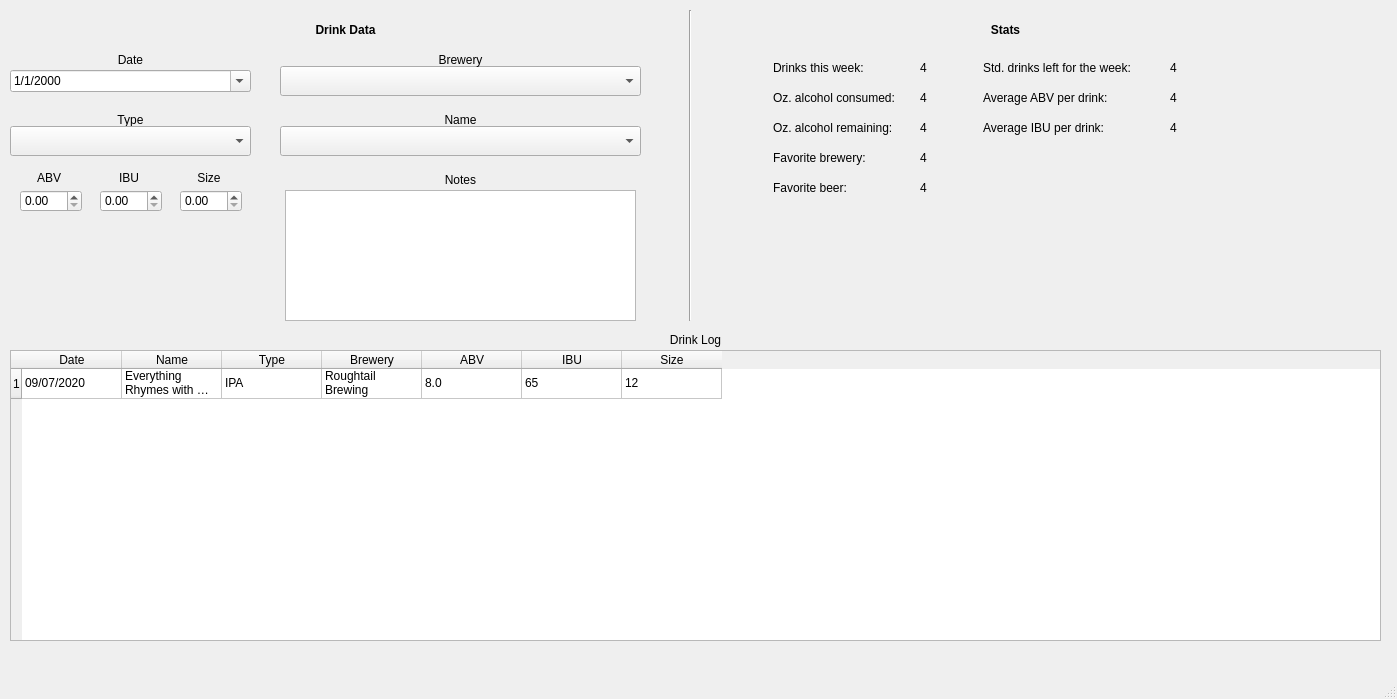
<?xml version="1.0" encoding="UTF-8"?>
<ui version="4.0">
 <class>MainWindow</class>
 <widget class="QMainWindow" name="MainWindow">
  <property name="geometry">
   <rect>
    <x>0</x>
    <y>0</y>
    <width>1397</width>
    <height>699</height>
   </rect>
  </property>
  <property name="windowTitle">
   <string>Alcool</string>
  </property>
  <widget class="QWidget" name="centralwidget">
   <widget class="QDateEdit" name="drinkDateInput">
    <property name="geometry">
     <rect>
      <x>10</x>
      <y>70</y>
      <width>241</width>
      <height>22</height>
     </rect>
    </property>
    <property name="displayFormat">
     <string>M/d/yyyy</string>
    </property>
    <property name="calendarPopup">
     <bool>true</bool>
    </property>
   </widget>
   <widget class="QLabel" name="drinkDateLabel">
    <property name="geometry">
     <rect>
      <x>20</x>
      <y>50</y>
      <width>221</width>
      <height>20</height>
     </rect>
    </property>
    <property name="text">
     <string>Date</string>
    </property>
    <property name="alignment">
     <set>Qt::AlignCenter</set>
    </property>
   </widget>
   <widget class="QComboBox" name="breweryInput">
    <property name="geometry">
     <rect>
      <x>280</x>
      <y>66</y>
      <width>361</width>
      <height>30</height>
     </rect>
    </property>
   </widget>
   <widget class="QLabel" name="breweryLabel">
    <property name="geometry">
     <rect>
      <x>290</x>
      <y>50</y>
      <width>341</width>
      <height>20</height>
     </rect>
    </property>
    <property name="text">
     <string>Brewery</string>
    </property>
    <property name="alignment">
     <set>Qt::AlignCenter</set>
    </property>
   </widget>
   <widget class="QLabel" name="typeLabel">
    <property name="geometry">
     <rect>
      <x>20</x>
      <y>110</y>
      <width>221</width>
      <height>20</height>
     </rect>
    </property>
    <property name="text">
     <string>Type</string>
    </property>
    <property name="alignment">
     <set>Qt::AlignCenter</set>
    </property>
   </widget>
   <widget class="QComboBox" name="typeInput">
    <property name="geometry">
     <rect>
      <x>10</x>
      <y>126</y>
      <width>241</width>
      <height>30</height>
     </rect>
    </property>
   </widget>
   <widget class="QComboBox" name="nameInput">
    <property name="geometry">
     <rect>
      <x>280</x>
      <y>126</y>
      <width>361</width>
      <height>30</height>
     </rect>
    </property>
   </widget>
   <widget class="QLabel" name="nameLabel">
    <property name="geometry">
     <rect>
      <x>290</x>
      <y>110</y>
      <width>341</width>
      <height>20</height>
     </rect>
    </property>
    <property name="text">
     <string>Name</string>
    </property>
    <property name="alignment">
     <set>Qt::AlignCenter</set>
    </property>
   </widget>
   <widget class="QDoubleSpinBox" name="abvInput">
    <property name="geometry">
     <rect>
      <x>20</x>
      <y>190</y>
      <width>62</width>
      <height>22</height>
     </rect>
    </property>
   </widget>
   <widget class="QDoubleSpinBox" name="ibuInput">
    <property name="geometry">
     <rect>
      <x>100</x>
      <y>190</y>
      <width>62</width>
      <height>22</height>
     </rect>
    </property>
   </widget>
   <widget class="QLabel" name="abvLabel">
    <property name="geometry">
     <rect>
      <x>20</x>
      <y>170</y>
      <width>58</width>
      <height>16</height>
     </rect>
    </property>
    <property name="text">
     <string>ABV</string>
    </property>
    <property name="alignment">
     <set>Qt::AlignCenter</set>
    </property>
   </widget>
   <widget class="QLabel" name="ibuLabel">
    <property name="geometry">
     <rect>
      <x>100</x>
      <y>170</y>
      <width>58</width>
      <height>16</height>
     </rect>
    </property>
    <property name="text">
     <string>IBU</string>
    </property>
    <property name="alignment">
     <set>Qt::AlignCenter</set>
    </property>
   </widget>
   <widget class="QLabel" name="sizeLabel">
    <property name="geometry">
     <rect>
      <x>180</x>
      <y>170</y>
      <width>58</width>
      <height>16</height>
     </rect>
    </property>
    <property name="text">
     <string>Size</string>
    </property>
    <property name="alignment">
     <set>Qt::AlignCenter</set>
    </property>
   </widget>
   <widget class="QDoubleSpinBox" name="sizeInput">
    <property name="geometry">
     <rect>
      <x>180</x>
      <y>190</y>
      <width>62</width>
      <height>22</height>
     </rect>
    </property>
   </widget>
   <widget class="QTextEdit" name="notesInput">
    <property name="geometry">
     <rect>
      <x>285</x>
      <y>190</y>
      <width>351</width>
      <height>131</height>
     </rect>
    </property>
   </widget>
   <widget class="QLabel" name="notesLabel">
    <property name="geometry">
     <rect>
      <x>285</x>
      <y>170</y>
      <width>351</width>
      <height>20</height>
     </rect>
    </property>
    <property name="text">
     <string>Notes</string>
    </property>
    <property name="alignment">
     <set>Qt::AlignCenter</set>
    </property>
   </widget>
   <widget class="QTableWidget" name="drinkLogTable">
    <property name="geometry">
     <rect>
      <x>10</x>
      <y>350</y>
      <width>1371</width>
      <height>291</height>
     </rect>
    </property>
    <row>
     <property name="text">
      <string>1</string>
     </property>
    </row>
    <column>
     <property name="text">
      <string>Date</string>
     </property>
    </column>
    <column>
     <property name="text">
      <string>Name</string>
     </property>
    </column>
    <column>
     <property name="text">
      <string>Type</string>
     </property>
    </column>
    <column>
     <property name="text">
      <string>Brewery</string>
     </property>
    </column>
    <column>
     <property name="text">
      <string>ABV</string>
     </property>
    </column>
    <column>
     <property name="text">
      <string>IBU</string>
     </property>
    </column>
    <column>
     <property name="text">
      <string>Size</string>
     </property>
    </column>
    <item row="0" column="0">
     <property name="text">
      <string>09/07/2020</string>
     </property>
    </item>
    <item row="0" column="1">
     <property name="text">
      <string>Everything Rhymes with Orange</string>
     </property>
    </item>
    <item row="0" column="2">
     <property name="text">
      <string>IPA</string>
     </property>
    </item>
    <item row="0" column="3">
     <property name="text">
      <string>Roughtail Brewing</string>
     </property>
    </item>
    <item row="0" column="4">
     <property name="text">
      <string>8.0</string>
     </property>
    </item>
    <item row="0" column="5">
     <property name="text">
      <string>65</string>
     </property>
    </item>
    <item row="0" column="6">
     <property name="text">
      <string>12</string>
     </property>
    </item>
   </widget>
   <widget class="QLabel" name="drinkLogLabel">
    <property name="geometry">
     <rect>
      <x>10</x>
      <y>330</y>
      <width>1371</width>
      <height>20</height>
     </rect>
    </property>
    <property name="text">
     <string>Drink Log</string>
    </property>
    <property name="alignment">
     <set>Qt::AlignCenter</set>
    </property>
   </widget>
   <widget class="QLabel" name="drinksThisWeekLabel">
    <property name="geometry">
     <rect>
      <x>773</x>
      <y>60</y>
      <width>121</width>
      <height>16</height>
     </rect>
    </property>
    <property name="text">
     <string>Drinks this week:</string>
    </property>
   </widget>
   <widget class="QLabel" name="ozAlcoholConsumedLabel">
    <property name="geometry">
     <rect>
      <x>773</x>
      <y>90</y>
      <width>141</width>
      <height>16</height>
     </rect>
    </property>
    <property name="text">
     <string>Oz. alcohol consumed:</string>
    </property>
   </widget>
   <widget class="QLabel" name="ozAlcoholRemainingLabel">
    <property name="geometry">
     <rect>
      <x>773</x>
      <y>120</y>
      <width>141</width>
      <height>16</height>
     </rect>
    </property>
    <property name="text">
     <string>Oz. alcohol remaining:</string>
    </property>
   </widget>
   <widget class="QLabel" name="favoriteBreweryLabel">
    <property name="geometry">
     <rect>
      <x>773</x>
      <y>150</y>
      <width>141</width>
      <height>16</height>
     </rect>
    </property>
    <property name="text">
     <string>Favorite brewery:</string>
    </property>
   </widget>
   <widget class="QLabel" name="favoriteBeerLabel">
    <property name="geometry">
     <rect>
      <x>773</x>
      <y>180</y>
      <width>141</width>
      <height>16</height>
     </rect>
    </property>
    <property name="text">
     <string>Favorite beer:</string>
    </property>
   </widget>
   <widget class="QLabel" name="drinksLeftLabel">
    <property name="geometry">
     <rect>
      <x>983</x>
      <y>60</y>
      <width>171</width>
      <height>16</height>
     </rect>
    </property>
    <property name="text">
     <string>Std. drinks left for the week:</string>
    </property>
   </widget>
   <widget class="QLabel" name="avgAbvDrinkLabel">
    <property name="geometry">
     <rect>
      <x>983</x>
      <y>90</y>
      <width>161</width>
      <height>16</height>
     </rect>
    </property>
    <property name="text">
     <string>Average ABV per drink:</string>
    </property>
   </widget>
   <widget class="QLabel" name="averageIbuDrinkLabel">
    <property name="geometry">
     <rect>
      <x>983</x>
      <y>120</y>
      <width>161</width>
      <height>16</height>
     </rect>
    </property>
    <property name="text">
     <string>Average IBU per drink:</string>
    </property>
   </widget>
   <widget class="QLabel" name="drinksThisWeekOutput">
    <property name="geometry">
     <rect>
      <x>920</x>
      <y>60</y>
      <width>31</width>
      <height>16</height>
     </rect>
    </property>
    <property name="text">
     <string>4</string>
    </property>
   </widget>
   <widget class="QLabel" name="ozAlcoholConsumedOutput">
    <property name="geometry">
     <rect>
      <x>920</x>
      <y>90</y>
      <width>31</width>
      <height>16</height>
     </rect>
    </property>
    <property name="text">
     <string>4</string>
    </property>
   </widget>
   <widget class="QLabel" name="ozAlcoholRemainingOutput">
    <property name="geometry">
     <rect>
      <x>920</x>
      <y>120</y>
      <width>31</width>
      <height>16</height>
     </rect>
    </property>
    <property name="text">
     <string>4</string>
    </property>
   </widget>
   <widget class="QLabel" name="favoriteBreweryOutput">
    <property name="geometry">
     <rect>
      <x>920</x>
      <y>150</y>
      <width>31</width>
      <height>16</height>
     </rect>
    </property>
    <property name="text">
     <string>4</string>
    </property>
   </widget>
   <widget class="QLabel" name="favoriteBeerOutput">
    <property name="geometry">
     <rect>
      <x>920</x>
      <y>180</y>
      <width>31</width>
      <height>16</height>
     </rect>
    </property>
    <property name="text">
     <string>4</string>
    </property>
   </widget>
   <widget class="QLabel" name="drinksLeftOutput">
    <property name="geometry">
     <rect>
      <x>1170</x>
      <y>60</y>
      <width>31</width>
      <height>16</height>
     </rect>
    </property>
    <property name="text">
     <string>4</string>
    </property>
   </widget>
   <widget class="QLabel" name="avgAbvDrinkOutput">
    <property name="geometry">
     <rect>
      <x>1170</x>
      <y>90</y>
      <width>31</width>
      <height>16</height>
     </rect>
    </property>
    <property name="text">
     <string>4</string>
    </property>
   </widget>
   <widget class="QLabel" name="avgIbuDrinkOutput">
    <property name="geometry">
     <rect>
      <x>1170</x>
      <y>120</y>
      <width>31</width>
      <height>16</height>
     </rect>
    </property>
    <property name="text">
     <string>4</string>
    </property>
   </widget>
   <widget class="Line" name="line">
    <property name="geometry">
     <rect>
      <x>680</x>
      <y>10</y>
      <width>20</width>
      <height>311</height>
     </rect>
    </property>
    <property name="orientation">
     <enum>Qt::Vertical</enum>
    </property>
   </widget>
   <widget class="QLabel" name="statsLabel">
    <property name="geometry">
     <rect>
      <x>730</x>
      <y>20</y>
      <width>551</width>
      <height>20</height>
     </rect>
    </property>
    <property name="font">
     <font>
      <weight>75</weight>
      <bold>true</bold>
     </font>
    </property>
    <property name="text">
     <string>Stats</string>
    </property>
    <property name="alignment">
     <set>Qt::AlignCenter</set>
    </property>
   </widget>
   <widget class="QLabel" name="drinkDataLabel">
    <property name="geometry">
     <rect>
      <x>70</x>
      <y>20</y>
      <width>551</width>
      <height>20</height>
     </rect>
    </property>
    <property name="font">
     <font>
      <weight>75</weight>
      <bold>true</bold>
     </font>
    </property>
    <property name="text">
     <string>Drink Data</string>
    </property>
    <property name="alignment">
     <set>Qt::AlignCenter</set>
    </property>
   </widget>
  </widget>
  <widget class="QMenuBar" name="menubar">
   <property name="geometry">
    <rect>
     <x>0</x>
     <y>0</y>
     <width>1397</width>
     <height>22</height>
    </rect>
   </property>
  </widget>
  <widget class="QStatusBar" name="statusbar"/>
 </widget>
 <resources/>
 <connections/>
</ui>
